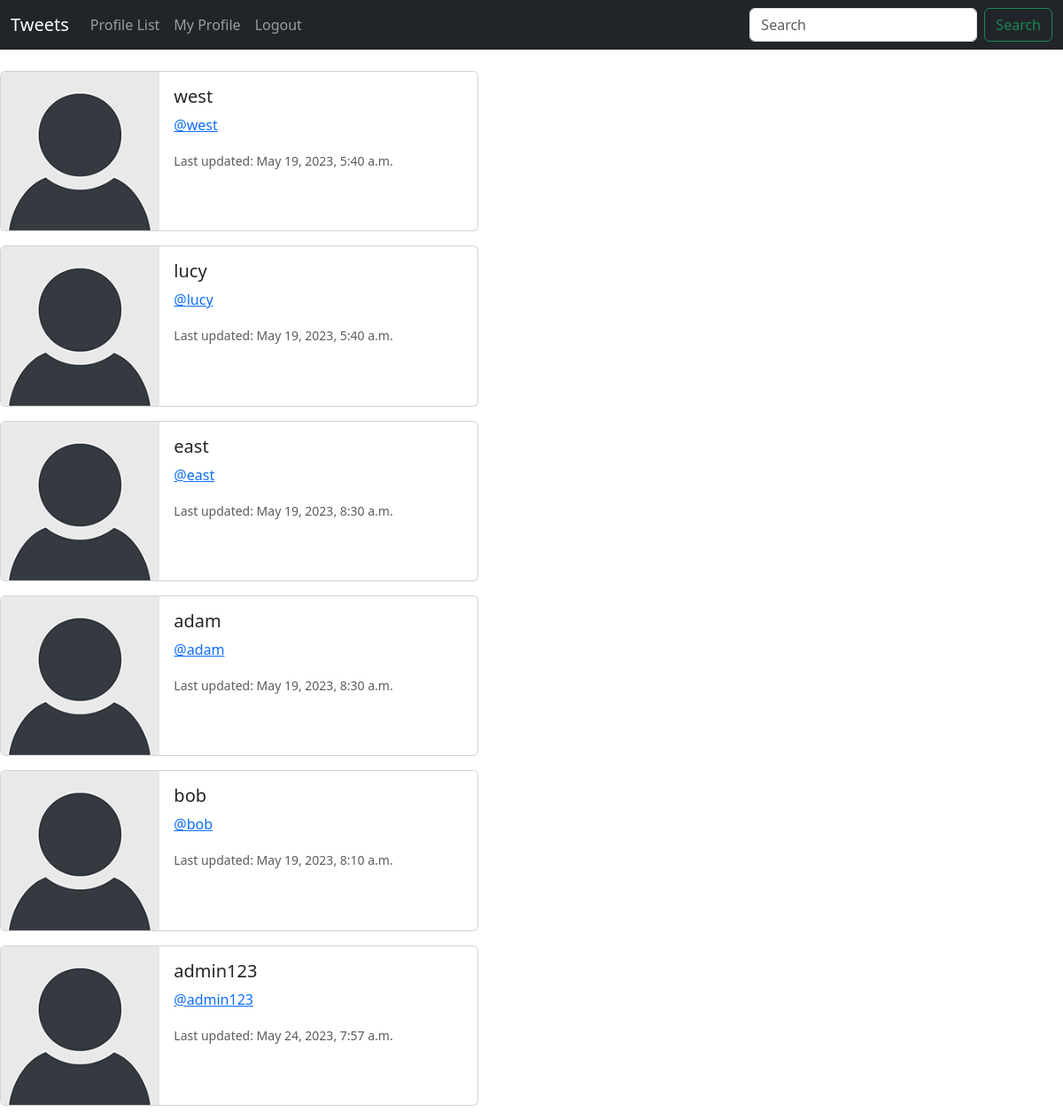
/profile_list/ (signed in), run on an earlier commit of the app's database.
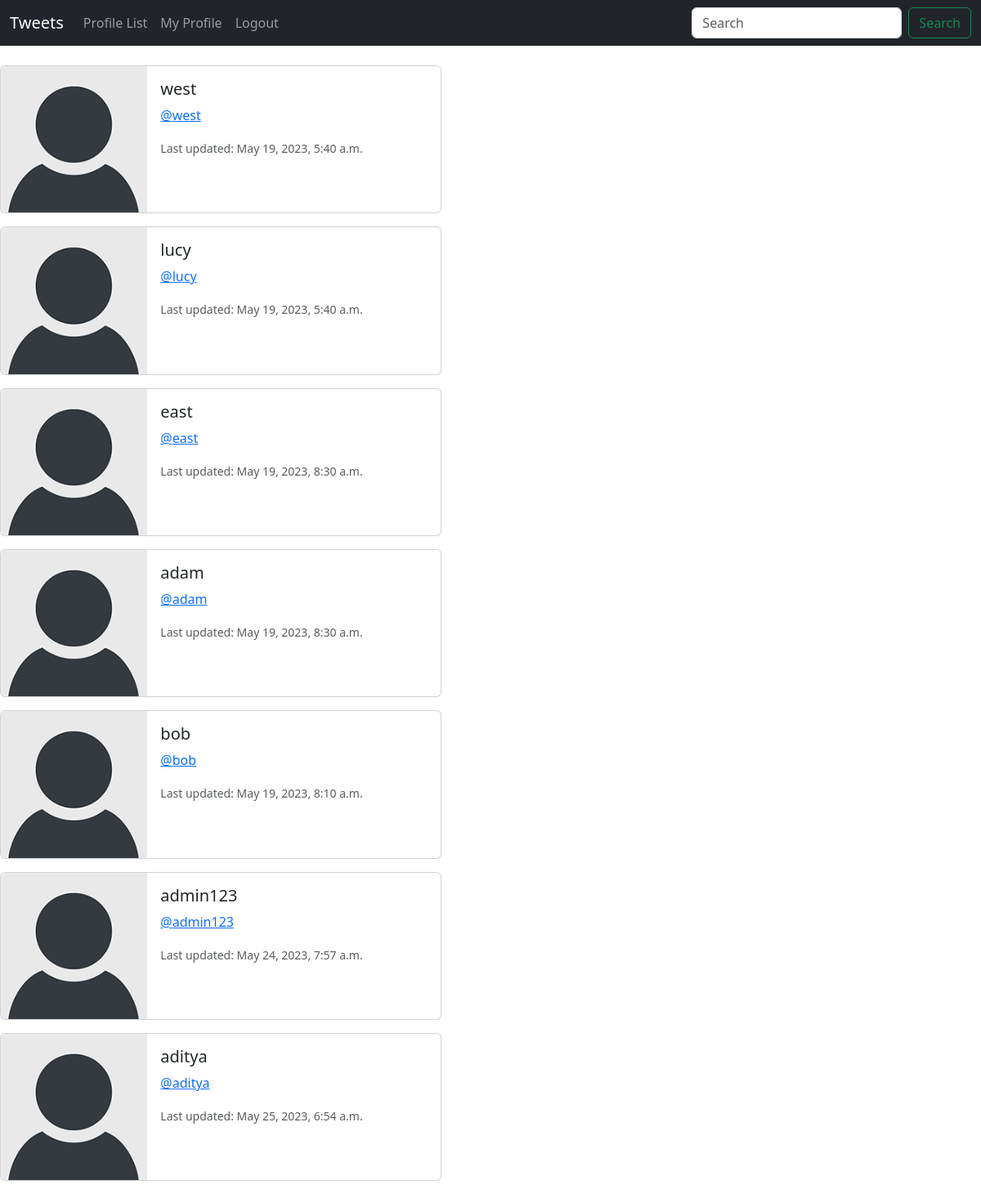
And on a later commit of the database.
### tweet/models.py (models this page shows, shortened)
class Profile(models.Model):
    user = models.OneToOneField(User, on_delete=models.CASCADE)
    follows = models.ManyToManyField(
        "self",
        related_name="followed_by",
        symmetrical=False,
        blank=True
    )
    date_modified = models.DateTimeField(User, auto_now=True)
    profile_image = models.ImageField(null=True, blank=True, upload_to='images/')

### tweet/views.py (the view)
# urls.py: path('profile_list/', views.profile_list, name='profile_list'),
def profile_list(request):
    if request.user.is_authenticated:
        profiles = Profile.objects.exclude(user=request.user)
        return render(request, 'tweet/profile_list.html', {'profiles': profiles})
    else:
        messages.warning(request, "You must be logged in to continue...")
        return redirect('home')

### templates/tweet/profile_list.html
{% extends 'base.html' %}
{% load static %}
{% block content %}
{% if profiles %}
{% for profile in profiles %}
<div class="card mb-3" style="max-width: 540px;">
    <div class="row g-0">
      <div class="col-md-4">
        {% if profile.profile_image %}
          <img src="{{profile.profile_image.url}}" alt="{{profile.user.username}}" width="200" height="200" class="img-fluid rounded-start">
        {% else %}
          <img src="{% static 'images/default_profile_pic.png' %}" class="img-fluid rounded-start" alt="Default profile pic">
        {% endif %}
      </div>
      <div class="col-md-8">
        <div class="card-body">
          <h5 class="card-title">{{profile.user.username}}</h5>
          <p class="card-text"><a href="{% url 'profile' profile.user.id %}">@{{profile.user.username}}</a></p>
          <p class="card-text"><small class="text-body-secondary">Last updated: {{profile.date_modified}}</small></p>
        </div>
      </div>
    </div>
  </div>
{% endfor %}
{% endif %}
{% endblock content %}

What changed in the data, as far as the page shows it:
added Profile: user.username "aditya", date_modified "May 25, 2023, 6:54 a.m."
